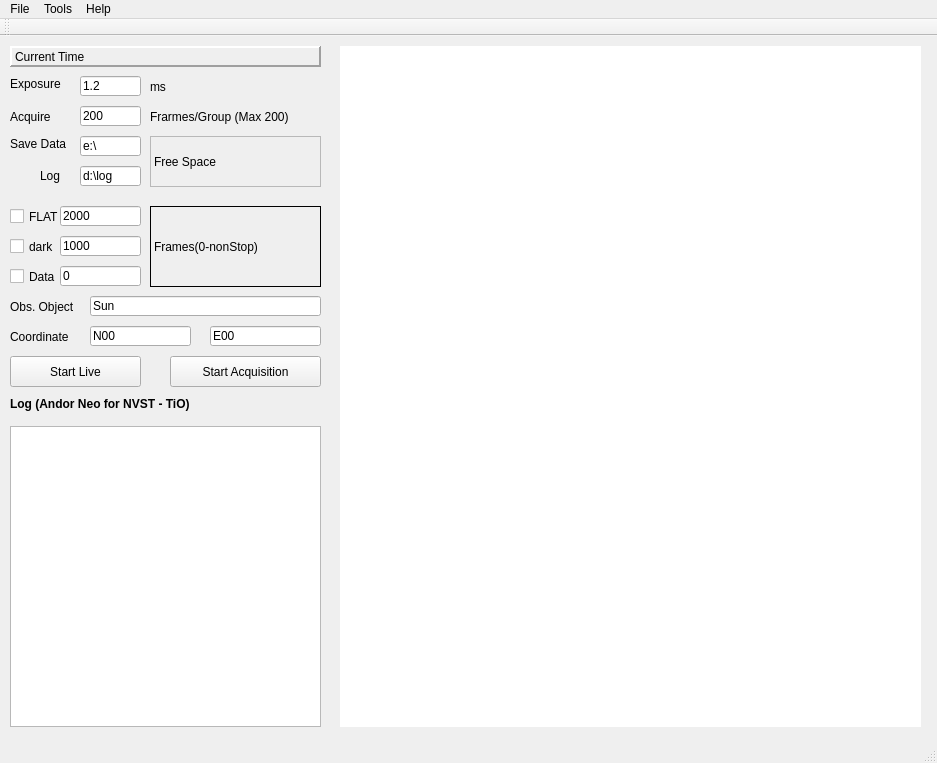
<?xml version="1.0" encoding="UTF-8"?>
<ui version="4.0">
 <class>MainWindow</class>
 <widget class="QMainWindow" name="MainWindow">
  <property name="geometry">
   <rect>
    <x>0</x>
    <y>0</y>
    <width>937</width>
    <height>763</height>
   </rect>
  </property>
  <property name="sizePolicy">
   <sizepolicy hsizetype="Fixed" vsizetype="Fixed">
    <horstretch>0</horstretch>
    <verstretch>0</verstretch>
   </sizepolicy>
  </property>
  <property name="windowTitle">
   <string>MainWindow</string>
  </property>
  <property name="toolTip">
   <string/>
  </property>
  <widget class="QWidget" name="centralWidget">
   <property name="enabled">
    <bool>true</bool>
   </property>
   <widget class="QGraphicsView" name="graphicsView">
    <property name="geometry">
     <rect>
      <x>340</x>
      <y>10</y>
      <width>581</width>
      <height>681</height>
     </rect>
    </property>
    <property name="sizePolicy">
     <sizepolicy hsizetype="Expanding" vsizetype="Expanding">
      <horstretch>1</horstretch>
      <verstretch>1</verstretch>
     </sizepolicy>
    </property>
    <property name="minimumSize">
     <size>
      <width>512</width>
      <height>512</height>
     </size>
    </property>
    <property name="cursor" stdset="0">
     <cursorShape>CrossCursor</cursorShape>
    </property>
    <property name="mouseTracking">
     <bool>false</bool>
    </property>
    <property name="autoFillBackground">
     <bool>false</bool>
    </property>
    <property name="frameShape">
     <enum>QFrame::NoFrame</enum>
    </property>
    <property name="sizeAdjustPolicy">
     <enum>QAbstractScrollArea::AdjustIgnored</enum>
    </property>
    <property name="backgroundBrush">
     <brush brushstyle="SolidPattern">
      <color alpha="255">
       <red>0</red>
       <green>0</green>
       <blue>0</blue>
      </color>
     </brush>
    </property>
   </widget>
   <widget class="QLabel" name="label_saveto">
    <property name="geometry">
     <rect>
      <x>10</x>
      <y>100</y>
      <width>61</width>
      <height>16</height>
     </rect>
    </property>
    <property name="sizePolicy">
     <sizepolicy hsizetype="Preferred" vsizetype="Fixed">
      <horstretch>0</horstretch>
      <verstretch>0</verstretch>
     </sizepolicy>
    </property>
    <property name="text">
     <string>Save Data </string>
    </property>
   </widget>
   <widget class="QLineEdit" name="lineEdit_saveto">
    <property name="geometry">
     <rect>
      <x>80</x>
      <y>100</y>
      <width>61</width>
      <height>20</height>
     </rect>
    </property>
    <property name="text">
     <string>e:\</string>
    </property>
   </widget>
   <widget class="QPushButton" name="btnLive">
    <property name="geometry">
     <rect>
      <x>10</x>
      <y>320</y>
      <width>131</width>
      <height>31</height>
     </rect>
    </property>
    <property name="sizePolicy">
     <sizepolicy hsizetype="Expanding" vsizetype="Fixed">
      <horstretch>0</horstretch>
      <verstretch>0</verstretch>
     </sizepolicy>
    </property>
    <property name="text">
     <string>Start Live</string>
    </property>
    <property name="checkable">
     <bool>true</bool>
    </property>
   </widget>
   <widget class="QLabel" name="label_time">
    <property name="geometry">
     <rect>
      <x>10</x>
      <y>10</y>
      <width>311</width>
      <height>21</height>
     </rect>
    </property>
    <property name="sizePolicy">
     <sizepolicy hsizetype="Expanding" vsizetype="Fixed">
      <horstretch>0</horstretch>
      <verstretch>0</verstretch>
     </sizepolicy>
    </property>
    <property name="layoutDirection">
     <enum>Qt::LeftToRight</enum>
    </property>
    <property name="frameShape">
     <enum>QFrame::Panel</enum>
    </property>
    <property name="frameShadow">
     <enum>QFrame::Raised</enum>
    </property>
    <property name="lineWidth">
     <number>2</number>
    </property>
    <property name="text">
     <string>Current Time</string>
    </property>
   </widget>
   <widget class="QLabel" name="label_exposuretime">
    <property name="geometry">
     <rect>
      <x>10</x>
      <y>40</y>
      <width>61</width>
      <height>16</height>
     </rect>
    </property>
    <property name="sizePolicy">
     <sizepolicy hsizetype="Preferred" vsizetype="Fixed">
      <horstretch>0</horstretch>
      <verstretch>0</verstretch>
     </sizepolicy>
    </property>
    <property name="text">
     <string>Exposure</string>
    </property>
   </widget>
   <widget class="QLineEdit" name="lineEdit_exposuretime">
    <property name="geometry">
     <rect>
      <x>80</x>
      <y>40</y>
      <width>61</width>
      <height>20</height>
     </rect>
    </property>
    <property name="text">
     <string>1.2</string>
    </property>
   </widget>
   <widget class="QLineEdit" name="lineEdit_framerate">
    <property name="geometry">
     <rect>
      <x>80</x>
      <y>70</y>
      <width>61</width>
      <height>20</height>
     </rect>
    </property>
    <property name="text">
     <string>200</string>
    </property>
   </widget>
   <widget class="QPushButton" name="btnSnap">
    <property name="geometry">
     <rect>
      <x>170</x>
      <y>320</y>
      <width>151</width>
      <height>31</height>
     </rect>
    </property>
    <property name="sizePolicy">
     <sizepolicy hsizetype="Expanding" vsizetype="Fixed">
      <horstretch>0</horstretch>
      <verstretch>0</verstretch>
     </sizepolicy>
    </property>
    <property name="text">
     <string>Start Acquisition</string>
    </property>
    <property name="checkable">
     <bool>false</bool>
    </property>
    <property name="checked">
     <bool>false</bool>
    </property>
    <property name="autoRepeatDelay">
     <number>50</number>
    </property>
    <property name="autoRepeatInterval">
     <number>50</number>
    </property>
   </widget>
   <widget class="QLabel" name="label_status">
    <property name="geometry">
     <rect>
      <x>10</x>
      <y>360</y>
      <width>331</width>
      <height>16</height>
     </rect>
    </property>
    <property name="sizePolicy">
     <sizepolicy hsizetype="Preferred" vsizetype="Fixed">
      <horstretch>0</horstretch>
      <verstretch>0</verstretch>
     </sizepolicy>
    </property>
    <property name="font">
     <font>
      <bold>true</bold>
     </font>
    </property>
    <property name="text">
     <string>Log (Andor Neo for NVST - TiO)</string>
    </property>
   </widget>
   <widget class="QTextEdit" name="textEdit_status">
    <property name="geometry">
     <rect>
      <x>10</x>
      <y>390</y>
      <width>311</width>
      <height>301</height>
     </rect>
    </property>
    <property name="sizePolicy">
     <sizepolicy hsizetype="Preferred" vsizetype="Expanding">
      <horstretch>0</horstretch>
      <verstretch>0</verstretch>
     </sizepolicy>
    </property>
   </widget>
   <widget class="QCheckBox" name="checkBox_Flat">
    <property name="geometry">
     <rect>
      <x>10</x>
      <y>170</y>
      <width>71</width>
      <height>21</height>
     </rect>
    </property>
    <property name="text">
     <string>FLAT</string>
    </property>
   </widget>
   <widget class="QCheckBox" name="checkBox_Dark">
    <property name="geometry">
     <rect>
      <x>10</x>
      <y>200</y>
      <width>51</width>
      <height>21</height>
     </rect>
    </property>
    <property name="text">
     <string>dark</string>
    </property>
   </widget>
   <widget class="QCheckBox" name="checkBox_Data">
    <property name="geometry">
     <rect>
      <x>10</x>
      <y>230</y>
      <width>71</width>
      <height>21</height>
     </rect>
    </property>
    <property name="text">
     <string>Data</string>
    </property>
   </widget>
   <widget class="QLabel" name="label_obj">
    <property name="geometry">
     <rect>
      <x>10</x>
      <y>260</y>
      <width>81</width>
      <height>21</height>
     </rect>
    </property>
    <property name="text">
     <string>Obs. Object</string>
    </property>
   </widget>
   <widget class="QLineEdit" name="lineEdit_objname">
    <property name="geometry">
     <rect>
      <x>90</x>
      <y>260</y>
      <width>231</width>
      <height>20</height>
     </rect>
    </property>
    <property name="text">
     <string>Sun</string>
    </property>
   </widget>
   <widget class="QLabel" name="label_freedisk">
    <property name="geometry">
     <rect>
      <x>150</x>
      <y>100</y>
      <width>171</width>
      <height>51</height>
     </rect>
    </property>
    <property name="frameShape">
     <enum>QFrame::StyledPanel</enum>
    </property>
    <property name="text">
     <string>Free Space  </string>
    </property>
   </widget>
   <widget class="QLineEdit" name="lineEdit_cor1">
    <property name="geometry">
     <rect>
      <x>90</x>
      <y>290</y>
      <width>101</width>
      <height>20</height>
     </rect>
    </property>
    <property name="text">
     <string>N00</string>
    </property>
   </widget>
   <widget class="QLineEdit" name="lineEdit_cor2">
    <property name="geometry">
     <rect>
      <x>210</x>
      <y>290</y>
      <width>111</width>
      <height>20</height>
     </rect>
    </property>
    <property name="text">
     <string>E00</string>
    </property>
   </widget>
   <widget class="QLabel" name="label_savelog">
    <property name="geometry">
     <rect>
      <x>40</x>
      <y>130</y>
      <width>31</width>
      <height>20</height>
     </rect>
    </property>
    <property name="text">
     <string>Log</string>
    </property>
   </widget>
   <widget class="QLineEdit" name="lineEdit_savelog">
    <property name="geometry">
     <rect>
      <x>80</x>
      <y>130</y>
      <width>61</width>
      <height>20</height>
     </rect>
    </property>
    <property name="text">
     <string>d:\log</string>
    </property>
   </widget>
   <widget class="QLineEdit" name="lineEdit_flatnum">
    <property name="geometry">
     <rect>
      <x>60</x>
      <y>170</y>
      <width>81</width>
      <height>20</height>
     </rect>
    </property>
    <property name="text">
     <string>2000</string>
    </property>
   </widget>
   <widget class="QLineEdit" name="lineEdit_darknum">
    <property name="geometry">
     <rect>
      <x>60</x>
      <y>200</y>
      <width>81</width>
      <height>20</height>
     </rect>
    </property>
    <property name="text">
     <string>1000</string>
    </property>
   </widget>
   <widget class="QLineEdit" name="lineEdit_datanum">
    <property name="geometry">
     <rect>
      <x>60</x>
      <y>230</y>
      <width>81</width>
      <height>20</height>
     </rect>
    </property>
    <property name="text">
     <string>0</string>
    </property>
   </widget>
   <widget class="QLabel" name="label_dunit_2">
    <property name="geometry">
     <rect>
      <x>150</x>
      <y>170</y>
      <width>171</width>
      <height>81</height>
     </rect>
    </property>
    <property name="frameShape">
     <enum>QFrame::Box</enum>
    </property>
    <property name="text">
     <string>Frames(0-nonStop)</string>
    </property>
   </widget>
   <widget class="QLabel" name="label">
    <property name="geometry">
     <rect>
      <x>150</x>
      <y>70</y>
      <width>171</width>
      <height>21</height>
     </rect>
    </property>
    <property name="text">
     <string>Frarmes/Group (Max 200)</string>
    </property>
   </widget>
   <widget class="QLabel" name="label_2">
    <property name="geometry">
     <rect>
      <x>10</x>
      <y>290</y>
      <width>81</width>
      <height>21</height>
     </rect>
    </property>
    <property name="text">
     <string>Coordinate</string>
    </property>
   </widget>
   <widget class="QLabel" name="label_dunit_5">
    <property name="geometry">
     <rect>
      <x>150</x>
      <y>40</y>
      <width>91</width>
      <height>21</height>
     </rect>
    </property>
    <property name="text">
     <string>ms</string>
    </property>
   </widget>
   <widget class="QLabel" name="label_dunit_6">
    <property name="geometry">
     <rect>
      <x>10</x>
      <y>70</y>
      <width>71</width>
      <height>21</height>
     </rect>
    </property>
    <property name="text">
     <string>Acquire</string>
    </property>
   </widget>
  </widget>
  <widget class="QMenuBar" name="menuBar">
   <property name="geometry">
    <rect>
     <x>0</x>
     <y>0</y>
     <width>937</width>
     <height>22</height>
    </rect>
   </property>
   <widget class="QMenu" name="menuFile">
    <property name="title">
     <string>File</string>
    </property>
    <addaction name="actionSave"/>
    <addaction name="actionExit"/>
   </widget>
   <widget class="QMenu" name="menuServer">
    <property name="title">
     <string>Tools</string>
    </property>
    <addaction name="actionServer"/>
    <addaction name="actionDetect_Cameras"/>
   </widget>
   <widget class="QMenu" name="menuHelp">
    <property name="title">
     <string>Help</string>
    </property>
    <addaction name="actionAbout"/>
   </widget>
   <addaction name="menuFile"/>
   <addaction name="menuServer"/>
   <addaction name="menuHelp"/>
  </widget>
  <widget class="QToolBar" name="mainToolBar">
   <attribute name="toolBarArea">
    <enum>TopToolBarArea</enum>
   </attribute>
   <attribute name="toolBarBreak">
    <bool>false</bool>
   </attribute>
  </widget>
  <widget class="QStatusBar" name="statusBar"/>
  <action name="actionServer">
   <property name="text">
    <string>Server</string>
   </property>
  </action>
  <action name="actionLogging">
   <property name="text">
    <string>Logging</string>
   </property>
  </action>
  <action name="actionSave">
   <property name="text">
    <string>Save</string>
   </property>
   <property name="shortcut">
    <string>Ctrl+S</string>
   </property>
  </action>
  <action name="actionExit">
   <property name="text">
    <string>Exit</string>
   </property>
   <property name="shortcut">
    <string>Ctrl+Q</string>
   </property>
  </action>
  <action name="actionAbout">
   <property name="text">
    <string>About</string>
   </property>
  </action>
  <action name="actionDetect_Cameras">
   <property name="text">
    <string>Detect Cameras</string>
   </property>
  </action>
 </widget>
 <layoutdefault spacing="6" margin="11"/>
 <resources/>
 <connections/>
</ui>
